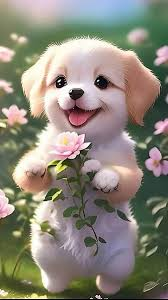
#> input picture image_processing_input/dog_img.jpg, 168 x 300 px, found by its file name
$ python edge_detection.py
#> lines starting #> are read from the running program, lines starting #| are printed output that depends on the picture; after the words box and inside, x2 and y2 are one past the last pixel; in counts of white or black regions, pixels touching at a corner belong together
import cv2
import numpy as np

img = cv2.imread("image_processing_input\\dog_img.jpg")
#> img is the input picture: shape (300, 168, 3); mean B, G, R 120.9, 133.7, 138.3

def edge_dect(img):
    # gray_img = cv2.cvtColor(img, cv2.COLOR_BGR2GRAY)

    # blurred = cv2.GaussianBlur(src=gray_img, ksize=(5, 7), sigmaX=1.0)
    kernel = np.array([[0, -1, 0],
              [-1, 5, -1],
              [0, -1, 0]])

    sharped = cv2.filter2D(img, -1, kernel)
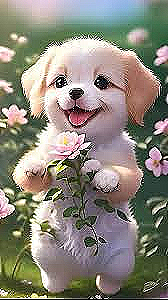
#> sharped: shape (300, 168, 3); mean B, G, R 121.9, 133.5, 137.4

    gray_img = cv2.cvtColor(sharped, cv2.COLOR_BGR2GRAY)
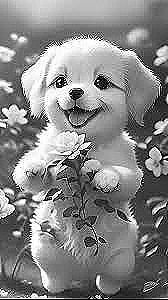
#> gray_img: shape (300, 168); min 0, max 255, mean 133.3

    # [8 lines of commented-out code are left out]
    edges = cv2.Canny(gray_img, 70, 100)
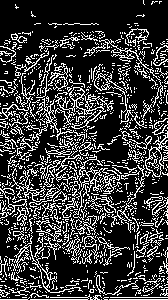
#> edges: shape (300, 168); 23.1% white in thin lines or dots


    contours, hierarchy = cv2.findContours(edges, cv2.RETR_EXTERNAL, cv2.CHAIN_APPROX_SIMPLE)
#> contours = 1009 contours, 969 with area under 20; largest, box (x1, y1, x2, y2) and area: (55, 87, 106, 129) 468, (145, 130, 168, 178) 356, (94, 73, 134, 124) 234, (11, 235, 83, 293) 210, (73, 154, 109, 220) 199

    mask_img = np.zeros_like(edges)

    area_threashold = 10


    for contour in contours:

        area = cv2.contourArea(contour)
        if area >= area_threashold:
            cv2.drawContours(mask_img, [contour], -1, (255), thickness = cv2.FILLED)
#> this loop made 1009 passes
#> area on passes 33, 167, 177: 28.5, 20.5, 32.5
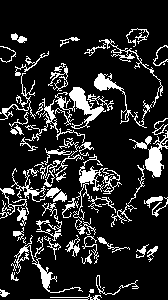
#> mask_img: shape (300, 168); 15.4% white; 59 white regions (1 under 20 px), largest, box (x1, y1, x2, y2) and area: (55, 87, 106, 129) 702, (145, 130, 168, 178) 454, (73, 154, 109, 220) 438

    new_img = cv2.bitwise_and(edges, mask_img)
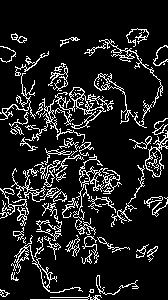
#> new_img: shape (300, 168); 12.5% white in thin lines or dots


    # cv2.imshow("Mask_Img", mask_img)
    cv2.imshow("New_Img", new_img)
    cv2.imshow("Edges", edges)
    cv2.imshow("Sharpen_Img", sharped)
    # cv2.imshow("Img", img)
    cv2.waitKey(0)

    # print(edges)


    # return blurred, edges,

edge_dect(img)
